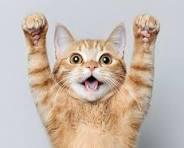
#> input picture src/chapter2/cat.jpg, 184 x 148 px
$ python transformation-25.py
#> lines starting #> are read from the running program, lines starting #| are printed output that depends on the picture
#> further down, image is the input picture: PIL image 184x148 RGB; mean R, G, B 198.9, 184.3, 173.2
import numpy as np
import matplotlib.pyplot as plt
from PIL import Image

def adjust_brightness(image, beta):
    """Increase or decrease brightness by adding beta."""
#> called with beta = 50
    result = np.clip(image.astype(np.float32) + beta, 0, 255)
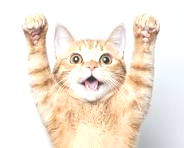
#> result: shape (148, 184, 3) float32; mean R, G, B 243.1, 231.3, 217.9
    return result.astype(np.uint8)
#> call 2 of adjust_brightness, with beta = -50
#> in adjust_brightness (call 2), `result = np.clip(image.astype(np.float32) + beta, 0, 255)`:
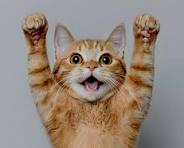
#> result: shape (148, 184, 3) float32; mean R, G, B 148.9, 134.4, 123.5

def adjust_contrast(image, alpha):
    """Adjust contrast by scaling pixel values."""
#> called with alpha = 1.5
    result = np.clip(image.astype(np.float32) * alpha, 0, 255)
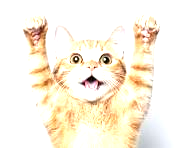
#> result: shape (148, 184, 3) float32; mean R, G, B 250.2, 242.1, 226.2
    return result.astype(np.uint8)

# Load image in RGB mode
image = Image.open('cat.jpg').convert('RGB')

# Convert to NumPy array
image_rgb = np.array(image)

# Apply adjustments
bright = adjust_brightness(image_rgb, beta=50)
dark = adjust_brightness(image_rgb, beta=-50)
high_contrast = adjust_contrast(image_rgb, alpha=1.5)

# Display
plt.figure(figsize=(12,4))
plt.subplot(1,3,1); plt.imshow(bright); plt.title("Brighter"); plt.axis('off')
plt.subplot(1,3,2); plt.imshow(dark); plt.title("Darker"); plt.axis('off')
plt.subplot(1,3,3); plt.imshow(high_contrast); plt.title("Higher Contrast"); plt.axis('off')
plt.show()
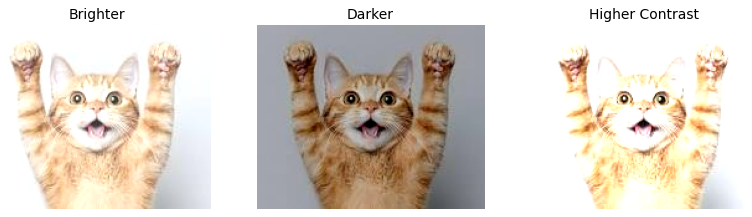
#> figure drawn by matplotlib, 3 panels
